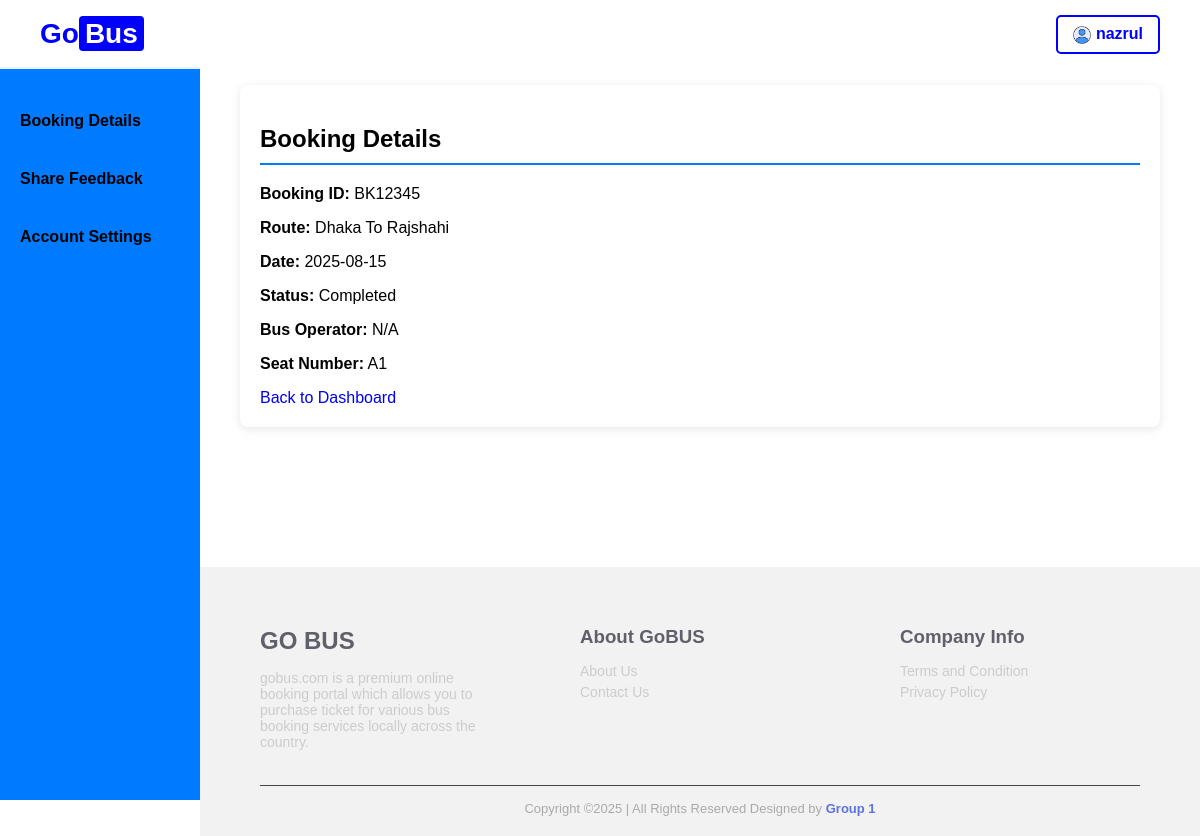
The app's page /screens/viewBookingDetails.php?booking_id=BK12345 (signed in) with its own data.
### tables this page shows
CREATE TABLE `bookings` (
  `id` int(11) NOT NULL,
  `user_id` int(11) NOT NULL,
  `bus_id` int(11) NOT NULL,
  `seat_number` varchar(10) NOT NULL,
  `phone_number` varchar(20) NOT NULL,
  `boarding_point` varchar(100) NOT NULL,
  `dropping_point` varchar(100) NOT NULL,
  `booking_id` varchar(10) NOT NULL,
  `route` varchar(100) NOT NULL,
  `date` date NOT NULL,
  `status` enum('Completed','Upcoming','Cancelled') NOT NULL,
  `returnDate` date DEFAULT NULL,
  `transaction_id` varchar(50) DEFAULT NULL,
  `payment_method` varchar(20) DEFAULT NULL,
  `fare` decimal(10,2) NOT NULL DEFAULT 0.00,
  `operator_name` varchar(255) NOT NULL,
  `promo_code` varchar(50) DEFAULT NULL
);

### screens/viewBookingDetails.php (the view, shortened to what this page needs)
<?php
$username = htmlspecialchars($_SESSION['username']);
$errors = [];
$booking = null;
$servername = "localhost";
$db_username = "root";
$db_password = "";
$dbname = "gobus";
try {
    $conn = new mysqli($servername, $db_username, $db_password, $dbname);
    if ($conn->connect_error) {
        $errors['general'] = "Database connection failed: " . $conn->connect_error;
    } else {
        $booking_id = $_GET['booking_id'] ?? '';
        if (empty($booking_id)) {
            $errors['general'] = "No booking ID provided.";
        } else {
            $sql = "SELECT booking_id, route, date, status, operator_name, seat_number
                    FROM bookings
                    WHERE booking_id = ? AND user_id = ?";
            $stmt = $conn->prepare($sql);
            $stmt->bind_param("si", $booking_id, $_SESSION['user_id']);
            $stmt->execute();
            $result = $stmt->get_result();
            if ($result->num_rows == 0) {
                $errors['general'] = "Booking not found or you are not authorized to view this booking.";
            } else {
                $booking = $result->fetch_assoc();
            }
        }
    }
} catch (mysqli_sql_exception $e) {
    $errors['general'] = "Database error: " . $e->getMessage();
}
?>
<!DOCTYPE html>
<html lang="en">
<head>
    <link rel="stylesheet" type="text/css" href="../css/userDashboard.css">
</head>
<body>
    <header>
        <div class="logo">Go<span id="logo">Bus</span></div>
        <div class="header-right">
            <a href="#" class="logout-btn" onclick="return confirm('Do you want to log out?') ? window.location.href='logout.php' : false;">
                <img src="../picture/user_logo.png" alt="User Icon" style="width:18px; height:18px; vertical-align: middle;"> <?php echo $username; ?>
            </a>
        </div>
    </header>
    <nav class="sidebar">
        <ul>
            <li><a href="userDashboard.php" class="sidebar-link">Booking Details</a></li>
            <li><a href="userFeedback.php" class="sidebar-link">Share Feedback</a></li>
            <li><a href="userAccountSettings.php" class="sidebar-link">Account Settings</a></li>
        </ul>
    </nav>
    <main class="main-content">
        <section id="booking-details" class="section">
            <h2>Booking Details</h2>
            <?php if (isset($errors['general'])): ?>
                <div style="color: red; text-align: center;">
                    <p><?php echo htmlspecialchars($errors['general']); ?></p>
                </div>
            <?php elseif ($booking): ?>
                <div class="booking-details">
                    <p><strong>Booking ID:</strong> <?php echo htmlspecialchars($booking['booking_id']); ?></p>
                    <p><strong>Route:</strong> <?php echo htmlspecialchars($booking['route']); ?></p>
                    <p><strong>Date:</strong> <?php echo htmlspecialchars($booking['date']); ?></p>
                    <p><strong>Status:</strong> <?php echo htmlspecialchars($booking['status']); ?></p>
                    <p><strong>Bus Operator:</strong> <?php echo htmlspecialchars($booking['operator_name'] ?: 'N/A'); ?></p>
                    <p><strong>Seat Number:</strong> <?php echo htmlspecialchars($booking['seat_number'] ?: 'N/A'); ?></p>
                    <a href="userDashboard.php" class="view-btn">Back to Dashboard</a>
                </div>
            <?php endif; ?>
        </section>
    </main>
    <footer>
        <div class="footerContainer">
            <div class="footerSection">
                <h2>GO BUS</h2>
                <p>
                    gobus.com is a premium online booking portal which allows you to purchase ticket
                    for various bus booking services locally across the country.
                </p>
            </div>
            <div class="footerSection">
                <h3>About GoBUS</h3>
                <a href="./aboutUs.php">About Us</a>
                <a href="./contact.php">Contact Us</a>
            </div>
            <div class="footerSection">
                <h3>Company Info</h3>
                <a href="./terms.php">Terms and Condition</a>
                <a href="./privacy.php">Privacy Policy</a>
            </div>
        </div>
        <div class="footerBottom">
            Copyright &copy;2025 | All Rights Reserved Designed by <span class="designer">Group 1</span>
        </div>
    </footer>
</body>
</html>

### css/userDashboard.css (style rules this page uses)
body { margin: 0; font-family: Arial, sans-serif; }
header { display: flex; justify-content: space-between; align-items: center; padding: 15px 40px; background: rgba(255, 255, 255, 0.9); position: fixed; top: 0; left: 0; right: 0; z-index: 100; }
.logo { font-size: 28px; font-weight: bold; color: blue; }
#logo { color:white; background:blue; padding:2px 6px; border-radius:4px; }
.header-right { display: flex; gap: 15px; align-items: center; }
.logout-btn { border: 2px solid blue; color: blue; padding: 8px 15px; border-radius: 5px; text-decoration: none; font-weight: bold; }
a { text-decoration: none; }
.sidebar { width: 200px; background-color: #007bff; height: calc(100vh - 67px); position: fixed; top: 67px; left: 0; padding-top: 20px; box-sizing: border-box; overflow-y: auto; }
.sidebar ul { list-style: none; padding: 0; margin: 0; }
.sidebar ul li { margin: 10px 0; }
.sidebar ul li a { color: Black; text-decoration: none; display: block; padding: 15px 20px; font-weight: bold; font-size: 16px; }
.main-content { padding: 40px; max-width: 1200px; margin: 110px auto 0; margin-left: 200px; margin-top: 45px; }
.section { background-color: white; border-radius: 8px; box-shadow: 0 2px 10px rgba(0, 0, 0, 0.1); padding: 20px; margin-bottom: 40px; }
.section h2 { border-bottom: 2px solid #007bff; padding-bottom: 10px; margin-bottom: 20px; }
footer { background: #f2f2f2; color: #27272b; padding: 40px 60px 20px; margin-top: 60px; margin-left: 200px; }
.footerContainer { display: grid; grid-template-columns: repeat(auto-fit, minmax(220px, 1fr)); gap: 80px; }
.footerSection h2, h3 { color:#60606b; margin-bottom: 15px; }
.footerSection p, .footerSection a { font-size: 14px; color: #ccc; text-decoration: none; display: block; margin: 5px 0; }
.footerBottom { text-align: center; border-top: 1px solid #444; margin-top: 30px; padding-top: 15px; font-size: 13px; color: #aaa; }
.designer { font-weight:bold; color: rgb(92, 115, 225); }

### records on screen
bookings: booking "BK12345", route "Dhaka To Rajshahi", date "2025-08-15", status "Completed", operator_name "N/A", seat_number "A1"

### other values on screen
$username "nazrul"
